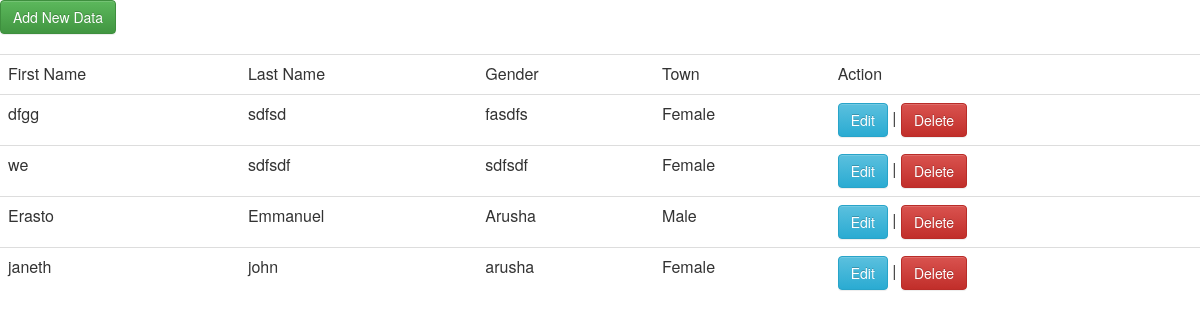
The page / on the database its author committed.
### tables this page shows
CREATE TABLE `customer` (
  `id` int(11) NOT NULL,
  `first_name` varchar(25) NOT NULL,
  `last_name` varchar(25) NOT NULL,
  `town_name` varchar(25) NOT NULL,
  `gender_id` int(11) NOT NULL,
  `is_deleted` int(11) NOT NULL DEFAULT '0'
);

CREATE TABLE `gender` (
  `id` int(11) NOT NULL,
  `gender_name` varchar(25) NOT NULL
);

### classes/DbConfig.php (called while the page is built, shortened)
<?php
class DbConfig
{
    private $_host = 'localhost';
    private $_username = 'root';
    private $_password = '';
    private $_database = 'ongeza_test';
    protected $connection;
    public function __construct()
    {
        if (!isset($this->connection)) {
            $this->connection = new mysqli($this->_host, $this->_username, $this->_password, $this->_database);
        }
        return $this->connection;
    }
}

### classes/Crud.php (called while the page is built, shortened)
<?php
include_once 'DbConfig.php';
class Crud extends DbConfig
{
    public function getData($query)
    {
        $result = $this->connection->query($query);
        $rows = array();
        while ($row = $result->fetch_assoc()) {
            $rows[] = $row;
        }
        return $rows;
    }
}

### index.php (the view, shortened to what this page needs)
<?php
include_once("classes/Crud.php");
include_once("header.php");
$crud = new Crud();
$query = "SELECT c.id,c.first_name,c.last_name,c.town_name,
g.gender_name FROM customer c, gender g where c.gender_id=g.id AND is_deleted=0 ORDER BY id DESC";
$result = $crud->getData($query);
?>
<body>
<a href="addform.php" class="btn btn-success">Add New Data</a><br/><br/>
    <table class="table">
    <tr>
        <td>First Name</td>
        <td>Last Name</td>
        <td>Gender</td>
        <td>Town</td>
        <td>Action</td>
    </tr>
    <?php
    foreach ($result as $key => $res) {
        echo "<tr>";
        echo "<td>".$res['first_name']."</td>";
        echo "<td>".$res['last_name']."</td>";
        echo "<td>".$res['town_name']."</td>";
        echo "<td>".$res['gender_name']."</td>";
        echo "<td><a href=\"edit.php?id=$res[id]\" class=\"btn btn-info\">Edit</a> | <a href=\"delete.php?id=$res[id]\" class=\"btn btn-danger\" onClick=\"return confirm('Are you sure you want to delete?')\">Delete</a></td>";
    }
    ?>
    </table>
</body>
</html>

### header.php (shortened to what this page needs)
<html>
<head>
<link rel="stylesheet" href="bootstrap/dist/css/bootstrap.min.css">
<link rel="stylesheet" href="bootstrap/dist/css/bootstrap-theme.min.css">
</head>

### rows shown on the page
customer: first_name "dfgg", last_name "sdfsd", town_name "fasdfs", gender.gender_name "Female"
customer: first_name "we", last_name "sdfsdf", town_name "sdfsdf", gender.gender_name "Female"
customer: first_name "Erasto", last_name "Emmanuel", town_name "Arusha", gender.gender_name "Male"
customer: first_name "janeth", last_name "john", town_name "arusha", gender.gender_name "Female"
